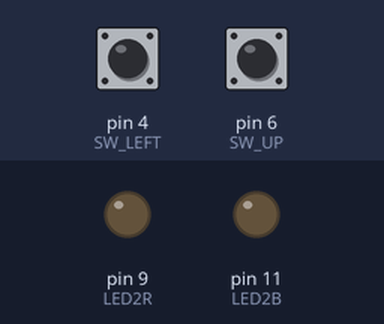
Bench run of a sketch on a simulated Arduino Uno, built with avr-gcc and run on an emulated ATmega328P. On the bench: output pins drawn as LEDs (lit = HIGH). The inputs (shaded band) are chosen by the test bench; at power-on: pin 4 (SW_LEFT) LOW, pin 6 (SW_UP) LOW.

Above: at 1.2 s.
1.3 s: pin 4 (SW_LEFT) pulled HIGH for 0.15 s
At 1.37 s:
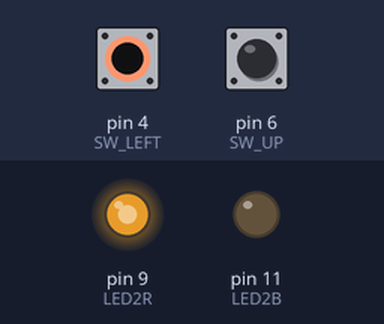
2.9 s: pin 6 (SW_UP) pulled HIGH for 0.15 s
At 4.1 s:
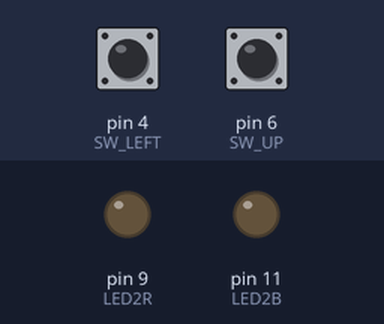
4.5 s: pin 6 (SW_UP) pulled HIGH for 3.2 s
At 5.8 s:
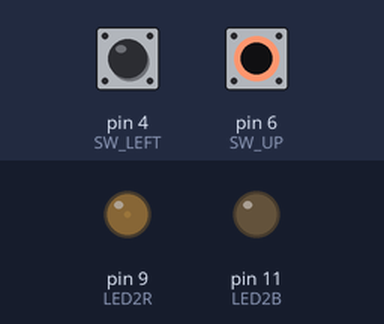
9.2 s: pin 4 (SW_LEFT) pulled HIGH for 3.2 s
At 10.6 s:
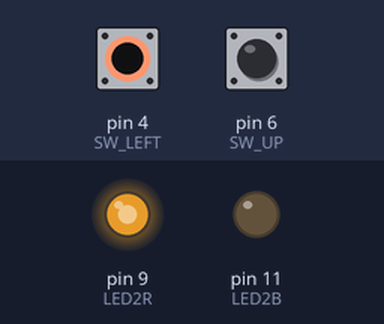
Timing chart, 0 to 13.9 s (numbered marks = the images above; inputs shaded):
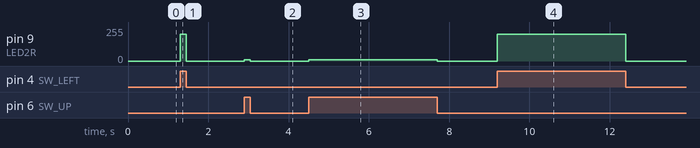

Measured:
- after the input at 1.3 s, pin 9 (LED2R): 0/255 → 200/255 at once, → 0/255 0.15 s later
- after the input at 2.9 s, pin 9 (LED2R): 0/255 → 10/255 at once, → 0/255 0.15 s later
- after the input at 4.5 s, pin 9 (LED2R): 0/255 → 10/255 at once, → 0/255 3.2 s later
- after the input at 9.2 s, pin 9 (LED2R): 0/255 → 200/255 at once, → 0/255 3.2 s later

The sketch:

algorytm-red-blue.ino
```cpp
// napisz program który reguluje jasnosc czerwonej i niebieskiej diody
//D9 CZERWONA
//D11 NIEBIESKA
//ZWIEK JASN CZERW D6
//ZMN JASN D4
//ZWIEK NIEB D7
//ZMNIEJSZ D5
//CZERW I NIEB DIODA STEROWANA PWN
#define LED2R 9
#define LED2B 11
#define SW_LEFT 4
#define SW_RIGHT 7
#define SW_UP 6
#define SW_DOWN 5


//D6 DIODA SIWECI MOCNO
//D7 DIODA SWIECI SLABO
void setup() {
  // put your setup code here, to run once:
  pinMode(LED2R, OUTPUT);
  pinMode(LED2B, OUTPUT);
  pinMode(SW_LEFT, INPUT);
  pinMode(SW_UP, INPUT);
  pinMode(SW_DOWN, INPUT);
  pinMode(SW_RIGHT, INPUT);
}

void loop() {
  if (digitalRead(SW_UP) == HIGH) { // jeśli przycisk wciśnięty

    analogWrite(LED2R, 10);

  }
  else if ( digitalRead(SW_LEFT) == HIGH)
  {
    analogWrite(LED2R, 200);
  }
  else
  {
    analogWrite(LED2R, 0);

  }

}

//{
//  // put your main code here, to run repeatedly:
//  (digitalRead(SW_RIGHT) == HIGH) { // jeśli przycisk wciśnięty
//    digitalWrite(LED2: B, HIGH);
//  } else {
//    digitalRead(SW_DOWN) == LOW)
//digitalWrite(LED2: B, LOW); // jeśli nie
//  }
//
//}
```
